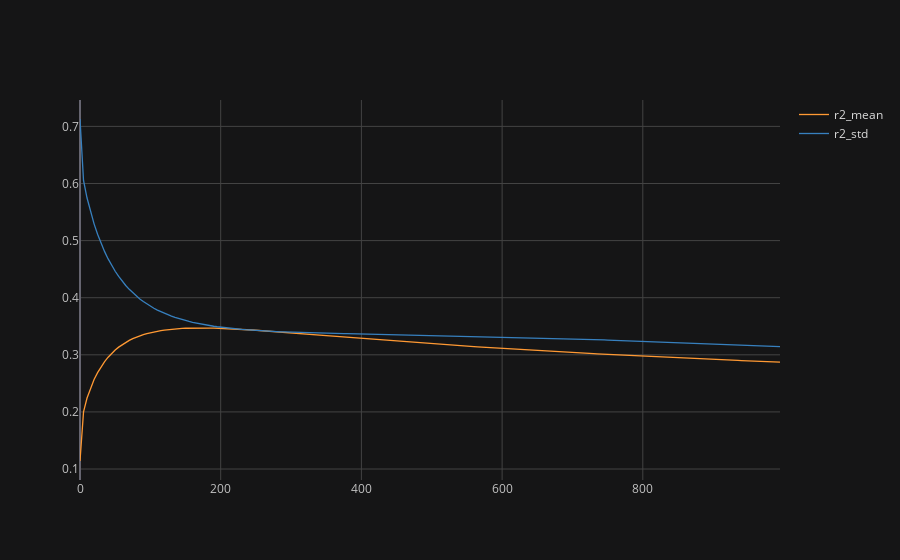

The cell this chart's notebook holds for it:
### Code cell
df_res.iplot(theme="solar")

### Figure 1 — Plotly figure (JSON) as saved in the notebook; plotly's stock layout.template omitted (floating-point values rounded to 4 significant figures; data arrays with more than 128 entries replaced by an {"elided": "..."} marker saying what was removed)
{"data": [{"line": {"color": "rgba(255, 153, 51, 1.0)", "dash": "solid", "shape": "linear", "width": 1.3}, "mode": "lines", "name": "r2_mean", "text": "", "type": "scatter", "x": {"elided": "200 int values"}, "y": {"elided": "200 float values"}}, {"line": {"color": "rgba(55, 128, 191, 1.0)", "dash": "solid", "shape": "linear", "width": 1.3}, "mode": "lines", "name": "r2_std", "text": "", "type": "scatter", "x": {"elided": "200 int values"}, "y": {"elided": "200 float values"}}], "layout": {"legend": {"bgcolor": "#151516", "font": {"color": "#D9D9D9"}}, "paper_bgcolor": "#151516", "plot_bgcolor": "#151516", "title": {"font": {"color": "#D9D9D9"}}, "xaxis": {"gridcolor": "#434343", "showgrid": true, "tickfont": {"color": "#C2C2C2"}, "title": {"font": {"color": "#D9D9D9"}, "text": ""}, "zerolinecolor": "#666570"}, "yaxis": {"gridcolor": "#434343", "showgrid": true, "tickfont": {"color": "#C2C2C2"}, "title": {"font": {"color": "#D9D9D9"}, "text": ""}, "zerolinecolor": "#666570"}}}
